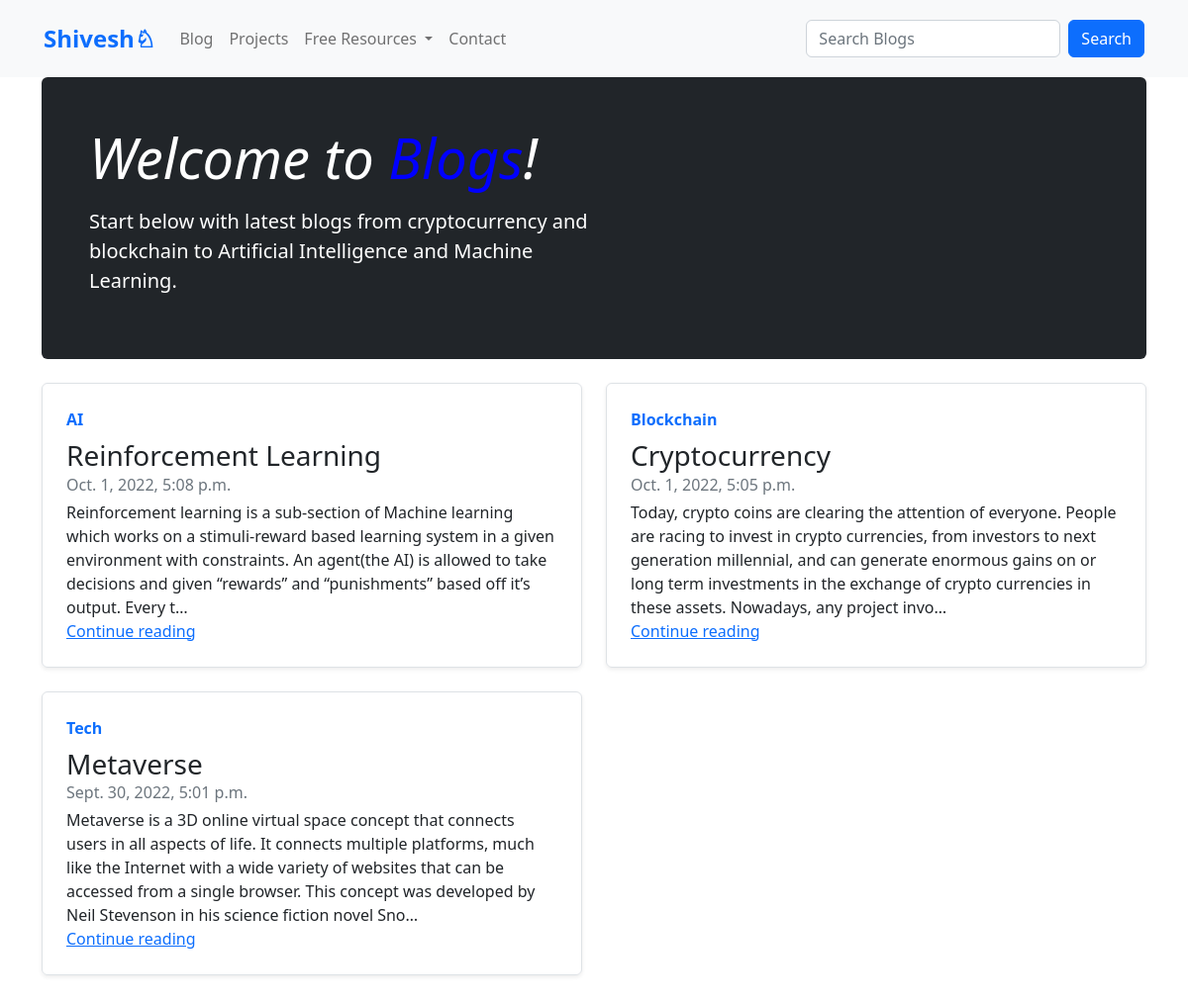
Screenshot of /blog/ with the database file from the repository.
### blog/models.py (models this page shows, shortened)
class Post(models.Model):
    Sno = models.AutoField(primary_key=True)
    Title = models.CharField(max_length=255)
    Author = models.CharField(max_length=50)
    Body = RichTextField()
    TimeStamp = models.DateTimeField(blank=True)
    Category = models.CharField(max_length=20)
    Slug = models.CharField(max_length=130)

### blog/views.py (the view)
# urls.py: path('', views.home, name="blogHome"),
def home(request):
    allPosts = Post.objects.order_by('-TimeStamp')
    context = {'allPosts':allPosts}
    return render(request, 'blog/home.html', context)

### blog/templates/blog/home.html (shortened to what this page needs)
{% extends 'blog/layout.html' %}
{% block body %}
<main class="container">
    <div class="p-4 p-md-5 mb-4 rounded text-bg-dark">
      <div class="col-md-6 px-0">
        <h1 class="display-4 fst-italic">Welcome to <span style="color: blue">Blogs</span>!</h1>
        <p class="lead my-3">Start below with latest blogs from cryptocurrency and blockchain to Artificial Intelligence and Machine Learning.</p>
      </div>
    </div>
    <div class="row mb-2">
      {% for post in allPosts %}
      <div class="col-md-6">
        <div class="row g-0 border rounded overflow-hidden flex-md-row mb-4 shadow-sm h-md-250 position-relative">
          <div class="col p-4 d-flex flex-column position-static">
            <strong class="d-inline-block mb-2 text-primary">{{post.Category}}</strong>
            <h3 class="mb-0">{{post.Title}}</h3>
            <div class="mb-1 text-muted">{{post.TimeStamp}}</div>
            <p class="card-text mb-auto">{{post.Body|striptags|safe | truncatechars:300}}</p>
            <a href="blogPost/{{post.Slug}}" class="stretched-link">Continue reading</a>
          </div>
        </div>
      </div>
      {% endfor %}
    </div>
  </main>
{% endblock body %}

### blog/templates/blog/layout.html (shortened to what this page needs)
<html>
    <head>
    <link href="https://cdn.jsdelivr.net/npm/bootstrap@5.2.1/dist/css/bootstrap.min.css" rel="stylesheet">
    </head>
    <body>
      <nav class="navbar sticky-top navbar-expand-lg bg-light">
        <div class="container-fluid">
          <a class="navbar-brand primary text-primary" href="/">Shivesh♘</a>
          <div class="collapse navbar-collapse" id="navbarSupportedContent">
            <ul class="navbar-nav me-auto mb-2 mb-lg-0">
              <li class="nav-item">
                <a class="nav-link" href="/blog">Blog</a>
              </li>
              <li class="nav-item">
                <a class="nav-link" href="/projects">Projects</a>
              </li>
              <li class="nav-item dropdown">
                <a class="nav-link dropdown-toggle" href="#" role="button" data-bs-toggle="dropdown" aria-expanded="false">
                  Free Resources
                </a>
              </li>
              <li class="nav-item">
                <a class="nav-link" href="/contact">Contact</a>
              </li>
            </ul>
            <form method="get" action="/blog/search" class="d-flex" role="search" style="margin:auto 0">
              <input class="form-control me-2" type="search" placeholder="Search Blogs" aria-label="Search" name='query' id='query'>
              <button class="btn btn-primary" type="submit">Search</button>
            </form>
          </div>
        </div>
      </nav>
      {% block body %}{% endblock body %}
    </body>
</html>

### rows the page displays
Post: Category "AI", Title "Reinforcement Learning", TimeStamp "Oct. 1, 2022, 5:08 p.m.", Body "Reinforcement learning is a sub-section of Machine learning which works on a stimuli-reward based learning system in a given environment with constraints. An agent(the AI) is allowed to take decisions and given “rewards” and “punishments” based off it’s output. Every t…"
Post: Category "Blockchain", Title "Cryptocurrency", TimeStamp "Oct. 1, 2022, 5:05 p.m.", Body "Today, crypto coins are clearing the attention of everyone. People are racing to invest in crypto currencies, from investors to next generation millennial, and can generate enormous gains on or long term investments in the exchange of crypto currencies in these assets. Nowadays, any project invo…"
Post: Category "Tech", Title "Metaverse", TimeStamp "Sept. 30, 2022, 5:01 p.m.", Body "Metaverse is a 3D online virtual space concept that connects users in all aspects of life. It connects multiple platforms, much like the Internet with a wide variety of websites that can be accessed from a single browser. This concept was developed by Neil Stevenson in his science fiction novel Sno…"
